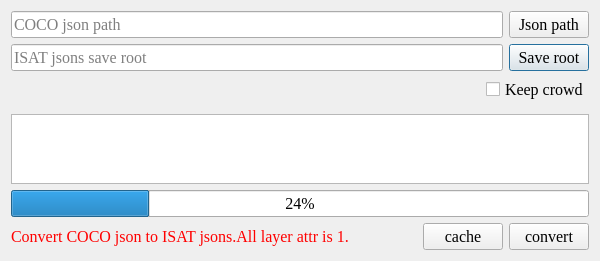
<?xml version="1.0" encoding="UTF-8"?>
<ui version="4.0">
 <class>Dialog</class>
 <widget class="QDialog" name="Dialog">
  <property name="windowModality">
   <enum>Qt::NonModal</enum>
  </property>
  <property name="geometry">
   <rect>
    <x>0</x>
    <y>0</y>
    <width>600</width>
    <height>257</height>
   </rect>
  </property>
  <property name="font">
   <font>
    <family>Times New Roman</family>
    <pointsize>12</pointsize>
   </font>
  </property>
  <property name="windowTitle">
   <string>COCO to ISAT</string>
  </property>
  <property name="sizeGripEnabled">
   <bool>false</bool>
  </property>
  <property name="modal">
   <bool>false</bool>
  </property>
  <layout class="QVBoxLayout" name="verticalLayout">
   <item>
    <widget class="QWidget" name="widget" native="true">
     <layout class="QGridLayout" name="gridLayout">
      <property name="leftMargin">
       <number>0</number>
      </property>
      <property name="topMargin">
       <number>0</number>
      </property>
      <property name="rightMargin">
       <number>0</number>
      </property>
      <property name="bottomMargin">
       <number>0</number>
      </property>
      <item row="3" column="1">
       <widget class="QPushButton" name="pushButton_save_root">
        <property name="text">
         <string>Save root</string>
        </property>
       </widget>
      </item>
      <item row="2" column="1">
       <widget class="QPushButton" name="pushButton_label_path">
        <property name="text">
         <string>Json path</string>
        </property>
       </widget>
      </item>
      <item row="3" column="0">
       <widget class="QLineEdit" name="lineEdit_save_root">
        <property name="enabled">
         <bool>true</bool>
        </property>
        <property name="readOnly">
         <bool>true</bool>
        </property>
        <property name="placeholderText">
         <string>ISAT jsons save root</string>
        </property>
       </widget>
      </item>
      <item row="2" column="0">
       <widget class="QLineEdit" name="lineEdit_label_path">
        <property name="enabled">
         <bool>true</bool>
        </property>
        <property name="readOnly">
         <bool>true</bool>
        </property>
        <property name="placeholderText">
         <string>COCO json path</string>
        </property>
       </widget>
      </item>
     </layout>
    </widget>
   </item>
   <item>
    <widget class="QWidget" name="widget_3" native="true">
     <layout class="QHBoxLayout" name="horizontalLayout_2">
      <property name="leftMargin">
       <number>0</number>
      </property>
      <property name="topMargin">
       <number>0</number>
      </property>
      <property name="rightMargin">
       <number>0</number>
      </property>
      <property name="bottomMargin">
       <number>0</number>
      </property>
      <item>
       <spacer name="horizontalSpacer_2">
        <property name="orientation">
         <enum>Qt::Horizontal</enum>
        </property>
        <property name="sizeHint" stdset="0">
         <size>
          <width>40</width>
          <height>20</height>
         </size>
        </property>
       </spacer>
      </item>
      <item>
       <widget class="QCheckBox" name="checkBox_keepcrowd">
        <property name="text">
         <string>Keep crowd</string>
        </property>
       </widget>
      </item>
     </layout>
    </widget>
   </item>
   <item>
    <widget class="QWidget" name="widget_4" native="true">
     <layout class="QHBoxLayout" name="horizontalLayout_3">
      <property name="leftMargin">
       <number>0</number>
      </property>
      <property name="topMargin">
       <number>0</number>
      </property>
      <property name="rightMargin">
       <number>0</number>
      </property>
      <property name="bottomMargin">
       <number>0</number>
      </property>
     </layout>
    </widget>
   </item>
   <item>
    <widget class="QTextBrowser" name="textBrowser">
     <property name="font">
      <font>
       <family>宋体</family>
      </font>
     </property>
     <property name="lineWrapMode">
      <enum>QTextEdit::NoWrap</enum>
     </property>
    </widget>
   </item>
   <item>
    <widget class="QProgressBar" name="progressBar">
     <property name="value">
      <number>24</number>
     </property>
    </widget>
   </item>
   <item>
    <widget class="QWidget" name="widget_2" native="true">
     <layout class="QHBoxLayout" name="horizontalLayout">
      <property name="leftMargin">
       <number>0</number>
      </property>
      <property name="topMargin">
       <number>0</number>
      </property>
      <property name="rightMargin">
       <number>0</number>
      </property>
      <property name="bottomMargin">
       <number>0</number>
      </property>
      <item>
       <widget class="QLabel" name="label">
        <property name="styleSheet">
         <string notr="true">color: rgb(255, 0, 0);</string>
        </property>
        <property name="text">
         <string>Convert COCO json to ISAT jsons.All layer attr is 1.</string>
        </property>
       </widget>
      </item>
      <item>
       <spacer name="horizontalSpacer">
        <property name="orientation">
         <enum>Qt::Horizontal</enum>
        </property>
        <property name="sizeHint" stdset="0">
         <size>
          <width>40</width>
          <height>20</height>
         </size>
        </property>
       </spacer>
      </item>
      <item>
       <widget class="QPushButton" name="pushButton_cache">
        <property name="text">
         <string>cache</string>
        </property>
        <property name="icon">
         <iconset>
          <normaloff>:/icons/icons/关闭_close-one.svg</normaloff>:/icons/icons/关闭_close-one.svg</iconset>
        </property>
       </widget>
      </item>
      <item>
       <widget class="QPushButton" name="pushButton_apply">
        <property name="text">
         <string>convert</string>
        </property>
        <property name="icon">
         <iconset>
          <normaloff>:/icons/icons/校验_check-one.svg</normaloff>:/icons/icons/校验_check-one.svg</iconset>
        </property>
       </widget>
      </item>
     </layout>
    </widget>
   </item>
  </layout>
 </widget>
 <resources>
  <include location="../icons.qrc"/>
 </resources>
 <connections/>
</ui>
